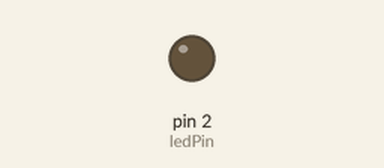
Simulated run of this sketch. Board: Arduino Uno, built with avr-gcc and run on an emulated ATmega328P. Parts: output pins drawn as LEDs (lit = HIGH).

Above: at 1.2 s.
At 3.62 s:
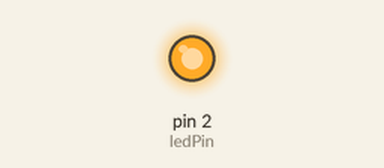
Timing chart, 0 to 4.0 s (numbered marks = the images above):
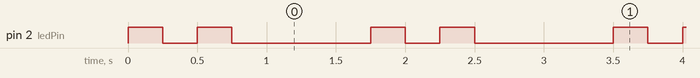

Measured:
- by itself, pin 2 (ledPin): repeats every 1.8 s: LOW 0.25 s, HIGH 0.25 s, LOW 1.0 s, HIGH 0.25 s
- by itself, everything shown: repeats every 1.8 s, in 4 steps

The sketch:

sketch_mar29a-nano-test1.ino
```cpp
// (licence header left out)
const int ledPin = 2;

void setup() {
  pinMode(ledPin, OUTPUT);
}

void loop() {
  digitalWrite(ledPin, HIGH);
  delay(250);
  digitalWrite(ledPin, LOW);
  delay(250);
  digitalWrite(ledPin, HIGH);
  delay(250);
  digitalWrite(ledPin, LOW);

  delay(1000);
}
```
